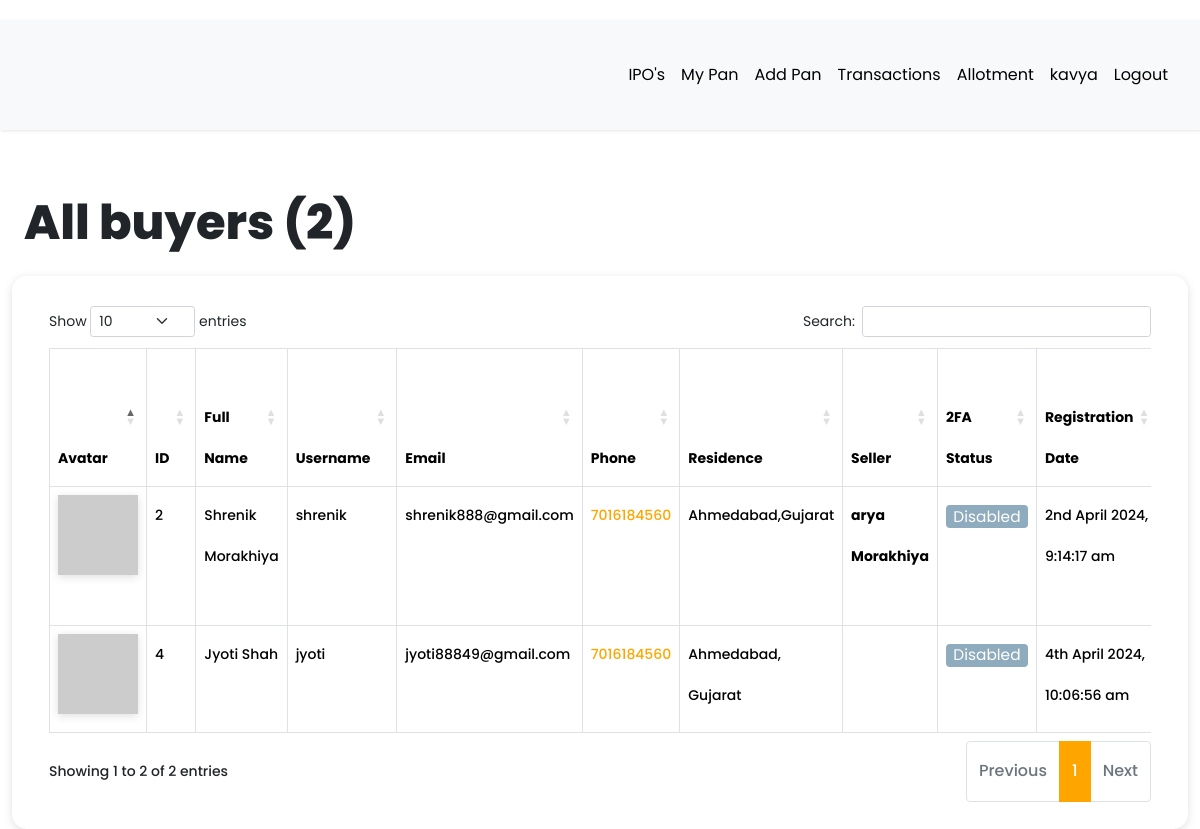
Before: /dashboard/all-buyers (signed in) with the older database file.
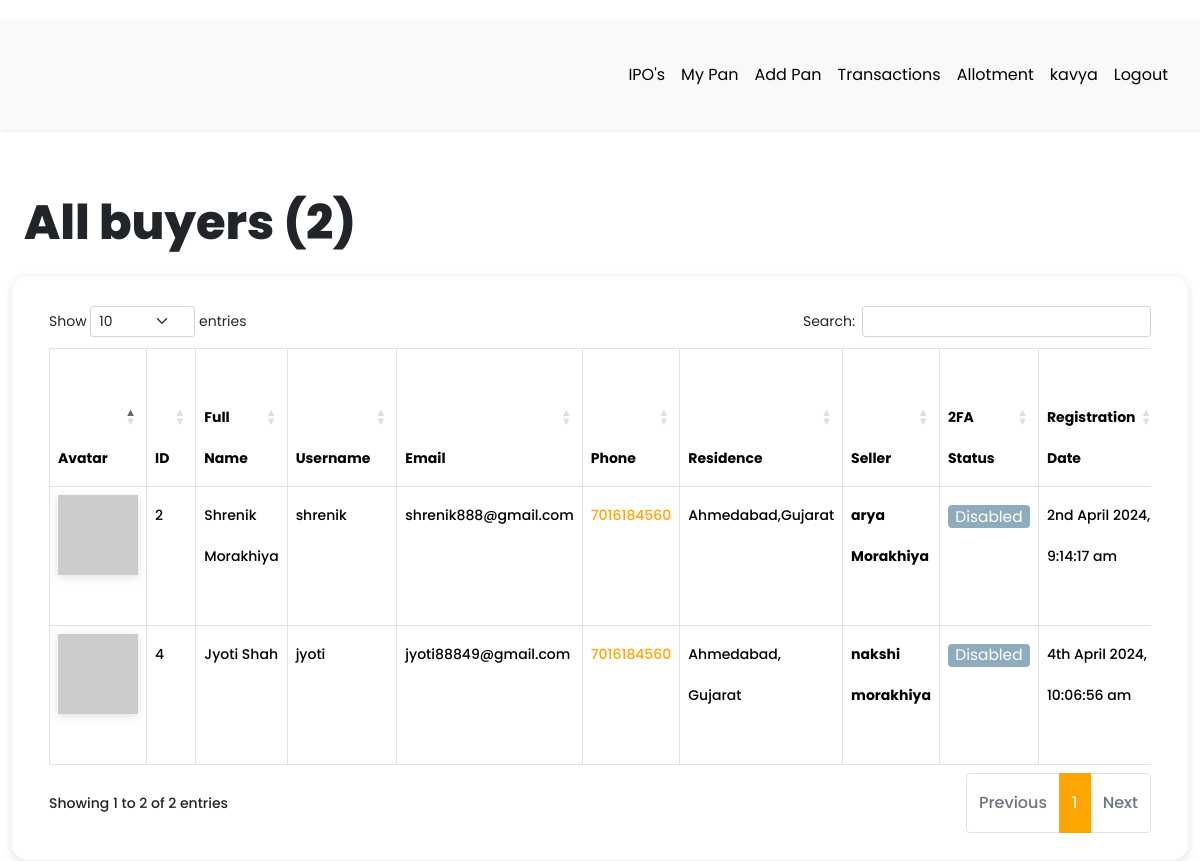
After: the same page with the newer database file.
### app/models.py (models this page shows, shortened)
class User(db.Model, UserMixin):
    __tablename__ = "user"
    id = db.Column(db.Integer, primary_key=True)
    first_name = db.Column(db.String(64), index=True, default="First Name", nullable=False)
    last_name = db.Column(db.String(64), index=True, default="Last Name", nullable=False)
    username = db.Column(db.String(64), index=True, unique=True, nullable=False)
    email = db.Column(db.String(128), index=True, unique=True, nullable=False)
    password_hash = db.Column(db.String(128))
    confirm_password = db.Column(db.String(128))
    phone_number = db.Column(db.String(20), default="7016184560", nullable=False)
    verification_phone = db.Column(db.String(20))
    active = db.Column(db.Boolean, nullable=False, default=True)
    delete_account = db.Column(db.Boolean, default=False)
    registered_at = db.Column(db.DateTime, default=datetime.utcnow, nullable=False)
    emails = db.relationship("Email", backref="author", lazy="dynamic")
    type = db.Column(db.String(64))
    __mapper_args__ = {"polymorphic_identity": "user", "polymorphic_on": "type"}
    def two_factor_enabled(self):
        return self.verification_phone is not None
    @property
    def is_active(self):
        return self.active
    def avatar(self, size):
        digest = md5(self.email.lower().encode("utf-8")).hexdigest()
        return f"https://www.gravatar.com/avatar/{digest}?d=identicon&s={size}"

class Buyer(User):
    __tablename__ = "buyer"
    id = db.Column(
        db.Integer,
        db.ForeignKey("user.id", ondelete="CASCADE", name="fk_buyer_user_id"),  # Explicit FK name
        primary_key=True
    )
    current_residence = db.Column(db.String(64), default="Ahmedabad, Gujarat")
    __mapper_args__ = {"polymorphic_identity": "buyer", "polymorphic_load": "inline"}

class User(db.Model, UserMixin):
    __tablename__ = "user"
    id = db.Column(db.Integer, primary_key=True)
    first_name = db.Column(db.String(64), index=True, default="First Name", nullable=False)
    last_name = db.Column(db.String(64), index=True, default="Last Name", nullable=False)
    username = db.Column(db.String(64), index=True, unique=True, nullable=False)
    email = db.Column(db.String(128), index=True, unique=True, nullable=False)
    password_hash = db.Column(db.String(128))
    confirm_password = db.Column(db.String(128))
    phone_number = db.Column(db.String(20), default="7016184560", nullable=False)
    verification_phone = db.Column(db.String(20))
    active = db.Column(db.Boolean, nullable=False, default=True)
    delete_account = db.Column(db.Boolean, default=False)
    registered_at = db.Column(db.DateTime, default=datetime.utcnow, nullable=False)
    emails = db.relationship("Email", backref="author", lazy="dynamic")
    type = db.Column(db.String(64))
    __mapper_args__ = {"polymorphic_identity": "user", "polymorphic_on": "type"}
    def two_factor_enabled(self):
        return self.verification_phone is not None
    @property
    def is_active(self):
        return self.active
    def avatar(self, size):
        digest = md5(self.email.lower().encode("utf-8")).hexdigest()
        return f"https://www.gravatar.com/avatar/{digest}?d=identicon&s={size}"

class Seller(User):
    __tablename__ = "seller"
    id = db.Column(
        db.Integer,
        db.ForeignKey("user.id", ondelete="CASCADE", name="fk_seller_user_id"),  # Explicit FK name
        primary_key=True
    )
    current_residence = db.Column(db.String(64), default="Ahmedabad, Gujarat")
    buyer_id = db.Column(db.Integer, db.ForeignKey("buyer.id", ondelete="CASCADE"))
    buyer = db.relationship(
        "Buyer", backref="buyer", foreign_keys=[buyer_id], passive_deletes=True
    )
    __mapper_args__ = {"polymorphic_identity": "seller", "polymorphic_load": "inline"}

### app/routes.py (the view)
@app.route("/dashboard/all-buyers")
@login_required
def all_buyers():
    buyers = Buyer.query.all()
    all_registered_buyers = len(buyers)
    return render_template(
        "admin/all_buyers.html",
        title="All buyers",
        buyers=buyers,
        all_registered_buyers=all_registered_buyers,
    )

### app/models.py (called while the page is built)
@login.user_loader
def load_user(id):
    return User.query.get(int(id))

### app/templates/admin/all_buyers.html (shortened to what this page needs)
{% extends 'base.html' %}
{% block current_user_content %}
    <div class="container-fluid content">
        <div class="row">
            <div class="col-md-12">
                <h1 class="mt-4 mb-4">{{ title }} ({{ all_registered_buyers }})</h1>
            </div>
        </div>
        <div class="row users">
            <div class="col-md-12">
                <div class="table-responsive">
                    <table id="data" class="table table-hover table-bordered">
                        <thead>
                            <tr>
                                <th>Avatar</th>
                                <th>ID</th>
                                <th>Full Name</th>
                                <th>Username</th>
                                <th>Email</th>
                                <th>Phone</th>
                                <th>Residence</th>
                                <th>Seller</th>
                                <th>2FA Status</th>
                                <th>Registration Date</th>
                            </tr>
                        </thead>
                        <tbody>
                            {% for buyer in buyers %}
                                <tr>
                                    <td><img src="{{ buyer.avatar(25) }}"></td>
                                    <td>{{ buyer.id }}</td>
                                    <td>{{ buyer.first_name }} {{ buyer.last_name }}</td>
                                    <td>{{ buyer.username }}</td>
                                    <td>{{ buyer.email }}</td>
                                    <td><a href="https://wa.me/{{ buyer.phone_number | replace('+', '') }}?text=Hello%20From%20KavyaArya" target="_blank">{{ buyer.phone_number }}</a></td>
                                    <td>{{ buyer.current_residence }}</td>
                                    <td>
                                        {% for child in buyer.buyer %}
                                            <strong>{{ child.first_name }} {{ child.last_name }}</strong> <br><br>
                                        {% endfor %}
                                    </td>
                                    {% if buyer.two_factor_enabled() %}
                                        <td><span class="label label-info"> Enabled </span></td>
                                    {% else %}
                                        <td><span class="label label-info"> Disabled </span></td>
                                    {% endif %}
                                    <td>{{ moment(buyer.registered_at).format('Do MMMM YYYY, h:mm:ss a') }}</td>
                                </tr>
                            {% endfor %}
                        </tbody>
                    </table>
                </div>
            </div>
        </div>
    </div>
{% endblock %}

Changed rows visible on the page:
added Seller: first_name "nakshi", last_name "morakhiya", shown under Buyer "Ahmedabad, Gujarat"
